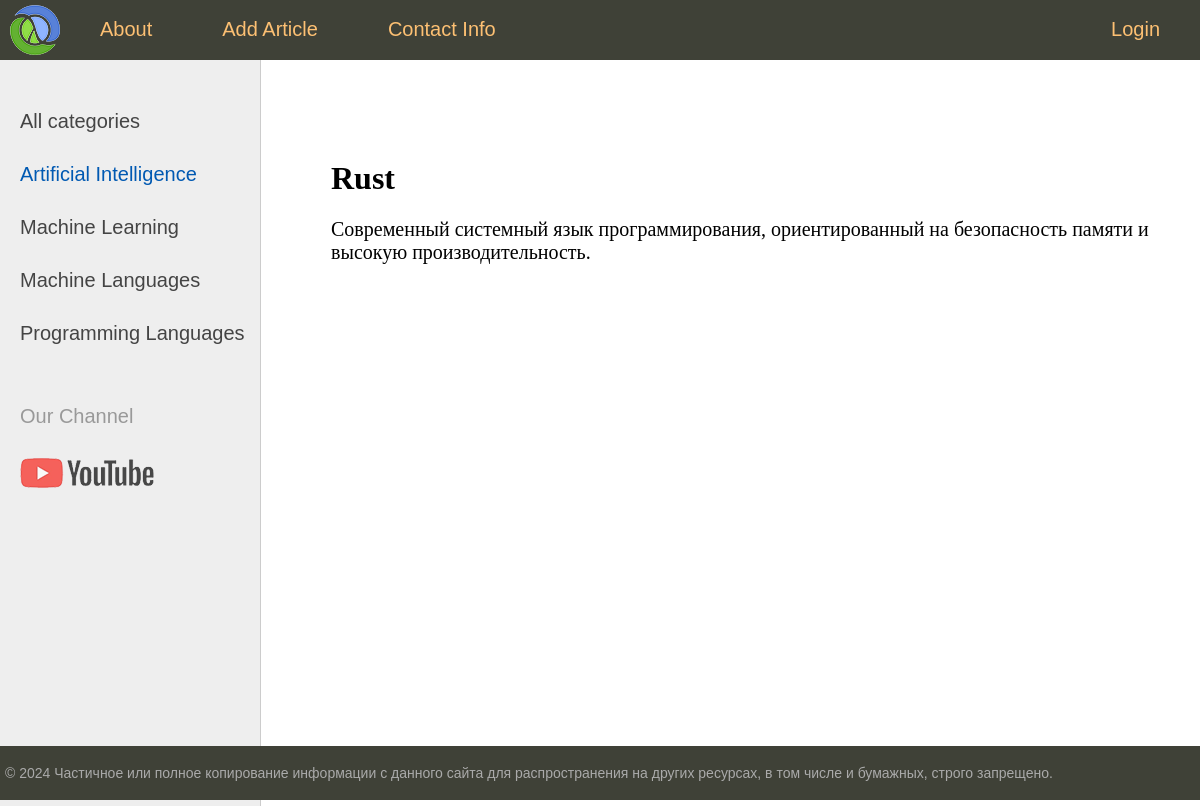
/post/slug-14/, run on the app's committed database.
### main/models.py (models this page shows, shortened)
class ProgrammingLanguage(models.Model):
    class Status(models.IntegerChoices):
        DRAFT = 0, 'Черновик'
        PUBLISHED = 1, 'Опубликовано'
    title = models.CharField(max_length=255)
    slug = models.SlugField(max_length=255, unique=True, db_index=True)
    content = models.TextField(blank=True)
    time_create = models.DateTimeField(auto_now_add=True)
    time_update = models.DateTimeField(auto_now=True)
    is_published = models.BooleanField(choices=Status.choices, default=Status.DRAFT)
    category = models.ForeignKey('Category', on_delete=models.PROTECT, related_name='posts')
    objects = models.Manager()
    published = PublishedManager()
    class Meta:
        ordering = ['-time_create']
        indexes = [
            models.Index(fields=['-time_create']),
        ]

### main/views.py (the view)
# urls.py: path('post/<slug:post_slug>/', views.show_post, name='post'),
def show_post(request, post_slug):
    post = get_object_or_404(ProgrammingLanguage, slug=post_slug)
    data = {'title': post.title,
            'menu': menu,
            'post': post,
            'category_selected': 1,
    }
    return render(request, 'main/post.html', context=data)

### main/templatetags/adopten_tags.py (called while the page is built)
@register.inclusion_tag('main/list_categories.html')
def show_categories(category_selected=0):
    categories = views.categories_db
    return {'categories': categories, 'category_selected': category_selected}

### main/templates/main/post.html (shortened to what this page needs)
{% extends 'base.html' %}
{% block content %}
    <h1>{{ post.title }}</h1>
    {{ post.content|linebreaks }}
{% endblock %}

### main/static/main/css/styles.css (style rules this page uses)
html, body { font-family: 'Arial'; margin: 0; padding: 0; height: 100%; width: 100%; color: #444; }
.content-text h1 { font-size: 32px; }

### data on the page
ProgrammingLanguage: title "Rust", content "Современный системный язык программирования, ориентированный на безопасность памяти и высокую производительность."

### other printed values
{{ m.title }} "About" "Add Article" "Contact Info" "Login"
{{ category.name }} "Artificial Intelligence"
{{ category.name }} "Machine Learning" "Machine Languages" "Programming Languages"
